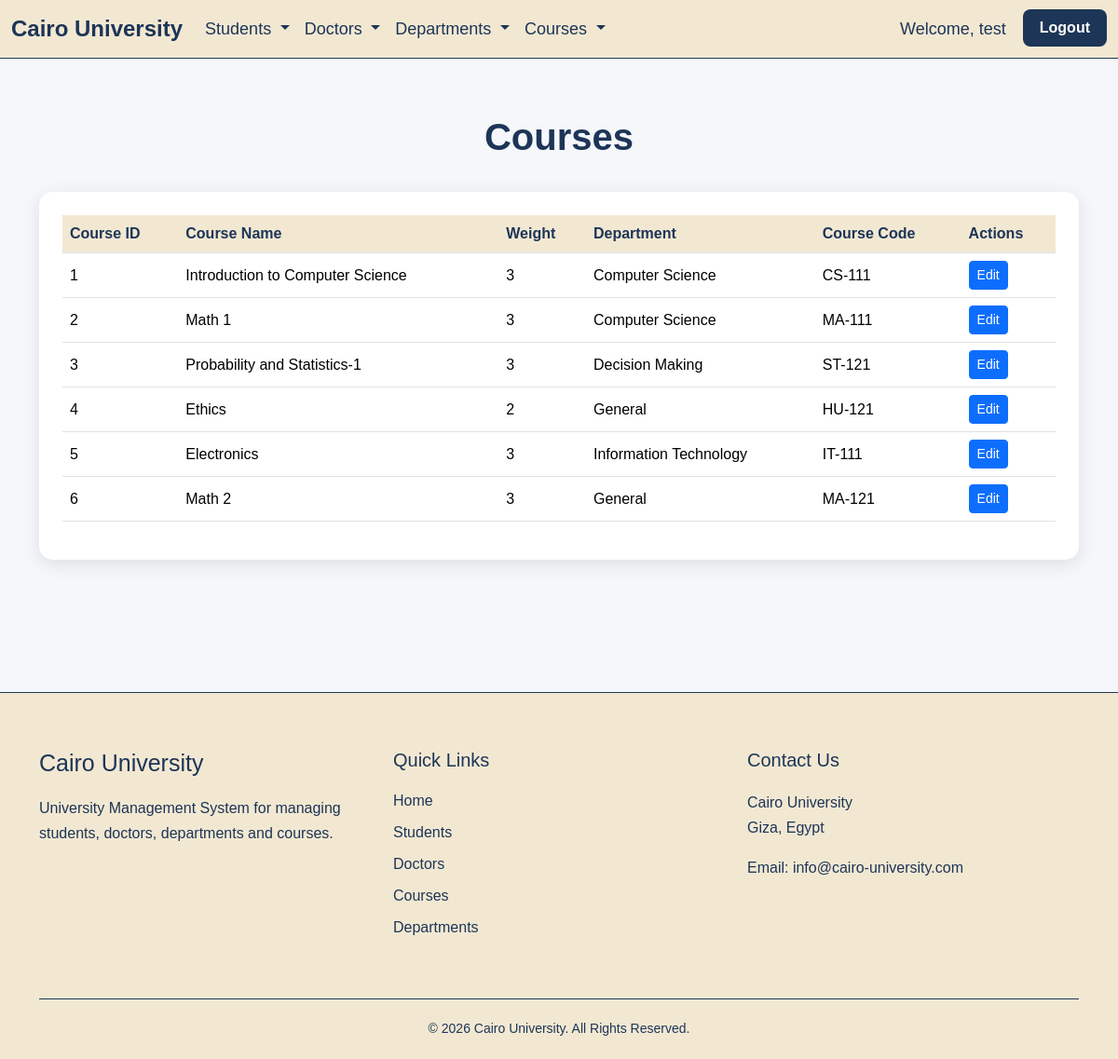
Page /pages/view-courses.php (signed in) on the committed database.
### tables this page shows
CREATE TABLE `courses` (
  `course_id` int(11) NOT NULL,
  `course_name` varchar(100) NOT NULL,
  `weight` int(11) DEFAULT NULL,
  `department_id` int(11) DEFAULT NULL,
  `course_code` varchar(7) DEFAULT NULL
);

CREATE TABLE `departments` (
  `department_id` int(11) NOT NULL,
  `department_name` varchar(100) NOT NULL,
  `department_code` varchar(7) DEFAULT NULL
);

### auth/auth.php (called while the page is built, shortened)
<?php
function isLoggedIn()
{
    return isset($_SESSION['user_id']);
}
function hasRole($role)
{
    return isset($_SESSION['role']) &&
           $_SESSION['role'] == $role;
}
function isAdminOrSubAdmin()
{
    return hasRole('admin') || hasRole('sub_admin');
}
?>

### pages/view-courses.php (the view, shortened to what this page needs)
<?php
include("../config/database.php");
$sql = "SELECT
            courses.course_id,
            courses.course_name,
            courses.weight,
            departments.department_name,
            courses.course_code
        FROM courses
        LEFT JOIN departments
            ON courses.department_id = departments.department_id";
$result = mysqli_query($connection, $sql);
?>
<!DOCTYPE html>
<html lang="en">
<head>
    <link
        href="https://cdn.jsdelivr.net/npm/bootstrap@5.3.8/dist/css/bootstrap.min.css"
        rel="stylesheet">
    <link rel="stylesheet" href="../css/style.css">
</head>
<body>
    <?php include('../includes/navbar.php'); ?>
    <section class="view-section">
        <div class="container">
            <h1 class="page-title">
                Courses
            </h1>
            <div class="table-container">
                <table class="table table-hover">
                    <thead>
                        <tr>
                            <th>Course ID</th>
                            <th>Course Name</th>
                            <th>Weight</th>
                            <th>Department</th>
                            <th>Course Code</th>
                            <th>Actions</th>
                        </tr>
                    </thead>
                    <tbody>
                        <?php
                        while ($course = mysqli_fetch_assoc($result)) {
                        ?>
                            <tr>
                                <td>
                                    <?php echo $course['course_id']; ?>
                                </td>
                                <td>
                                    <?php echo $course['course_name']; ?>
                                </td>
                                <td>
                                    <?php echo $course['weight']; ?>
                                </td>
                                <td>
                                    <?php echo $course['department_name']; ?>
                                </td>
                                <td>
                                    <?php echo $course['course_code'];?>
                                </td>
                                <td>
                                   <?php if (isAdminOrSubAdmin()) { ?>
                                        <a
                                            href="edit-courses.php?id=<?php echo $course['course_id']; ?>"
                                            class="btn btn-primary btn-sm">
                                            Edit
                                        </a>
                                    <?php } ?>
                                </td>
                            </tr>
                        <?php
                        }
                        ?>
                    </tbody>
                </table>
            </div>
        </div>
    </section>
<?php include("../includes/footer.php")?>
</body>
</html>

### includes/navbar.php (shortened to what this page needs)
<?php
include_once(
    $_SERVER['DOCUMENT_ROOT'] .
    "/Projects/cairo-university/auth/auth.php"
);
?>
<nav class="navbar navbar-expand-lg nav-bar">
    <div class="container-fluid">
        <a
            class="navbar-brand d-flex align-items-center"
            href="/Projects/cairo-university/">
            <span>
                Cairo University
            </span>
        </a>
        <div
            class="collapse navbar-collapse"
            id="navbarNavDropdown">
            <ul class="navbar-nav">
                <li class="nav-item dropdown">
                    <a
                        class="nav-link dropdown-toggle"
                        href="#"
                        role="button"
                        data-bs-toggle="dropdown">
                        Students
                    </a>
                </li>
                <li class="nav-item dropdown">
                    <a
                        class="nav-link dropdown-toggle"
                        href="#"
                        role="button"
                        data-bs-toggle="dropdown">
                        Doctors
                    </a>
                </li>
                <li class="nav-item dropdown">
                    <a
                        class="nav-link dropdown-toggle"
                        href="#"
                        role="button"
                        data-bs-toggle="dropdown">
                        Departments
                    </a>
                </li>
                <li class="nav-item dropdown">
                    <a
                        class="nav-link dropdown-toggle"
                        href="#"
                        role="button"
                        data-bs-toggle="dropdown">
                        Courses
                    </a>
                </li>
            </ul>
            <ul class="navbar-nav ms-auto">
                <?php if (isLoggedIn()) { ?>
                    <li class="nav-item">
                        <span class="nav-link">
                            Welcome,
                            <?php
                            echo htmlspecialchars(
                                $_SESSION['username']
                            );
                            ?>
                        </span>
                    </li>
                    <li class="nav-item">
                        <a
                            class="logout-btn"
                            href="/Projects/cairo-university/auth/logout.php">
                            Logout
                        </a>
                    </li>
                <?php } ?>
            </ul>
        </div>
    </div>
</nav>

### includes/footer.php (shortened to what this page needs)
<!DOCTYPE html>
<html lang="en">
<head>
</head>
<body>
    <footer class="footer">
    <div class="container">
        <div class="row">
            <div class="col-lg-4 mb-4">
                <h3>Cairo University</h3>
                <p>
                    University Management System for managing
                    students, doctors, departments and courses.
                </p>
            </div>
            <div class="col-lg-4 mb-4">
                <h4>Quick Links</h4>
                <ul class="footer-links">
                    <li>
                        <a href="/Projects/cairo-university/">
                            Home
                        </a>
                    </li>
                    <li>
                        <a href="/Projects/cairo-university/pages/view-students.php">
                            Students
                        </a>
                    </li>
                    <li>
                        <a href="/Projects/cairo-university/pages/view-doctors.php">
                            Doctors
                        </a>
                    </li>
                    <li>
                        <a href="/Projects/cairo-university/pages/view-courses.php">
                            Courses
                        </a>
                    </li>
                    <li>
                        <a href="/Projects/cairo-university/pages/view-departments.php">
                            Departments
                        </a>
                    </li>
                </ul>
            </div>
            <div class="col-lg-4 mb-4">
                <h4>Contact Us</h4>
                <p>
                    Cairo University<br>
                    Giza, Egypt
                </p>
                <p>
                    Email: info@cairo-university.com
                </p>
            </div>
        </div>
        <div class="footer-bottom">
            <p>
                © 2026 Cairo University. All Rights Reserved.
            </p>
        </div>
    </div>
</footer>
</body>
</html>

### css/style.css (style rules this page uses)
body { margin: 0; font-family: Arial, sans-serif; }
.nav-bar { background-color: #F2E8D2; margin: 0; border-bottom: 1px solid #1D3557; }
.navbar-brand { color: #1D3557; font-size: 24px; font-weight: 600; }
.nav-link { color: #1D3557; font-size: 18px; }
.footer { background-color: #F2E8D2; color: #1D3557; padding: 60px 0 20px; border-top: 1px solid #1D3557; }
.footer h3 { color: #1D3557; font-size: 25px; margin-bottom: 20px; }
.footer h4 { color: #1D3557; font-size: 20px; margin-bottom: 20px; }
.footer p { color: #1D3557; line-height: 1.7; }
.footer-links { list-style: none; padding: 0; margin: 0; }
.footer-links li { margin-bottom: 10px; }
.footer-links a { color: #1D3557; text-decoration: none; transition: 0.3s; }
.footer-bottom { border-top: 1px solid #1D3557; margin-top: 30px; padding-top: 20px; text-align: center; }
.footer-bottom p { margin: 0; font-size: 14px; }
.view-section { background-color: #f5f7fa; min-height: 85vh; padding: 60px 0; }
.page-title { color: #1D3557; text-align: center; font-size: 40px; font-weight: bold; margin-bottom: 35px; }
.table-container { background-color: white; padding: 25px; border-radius: 15px; box-shadow: 0 5px 20px rgba(0, 0, 0, 0.1); }
.table thead th { background-color: #F2E8D2; color: #1D3557; font-weight: bold; }
.table tbody td { vertical-align: middle; }
.logout-btn { display: inline-block; background-color: #1D3557; color: white !important; padding: 8px 18px; margin-left: 10px; border-radius: 8px; text-decoration: none; font-weight: bold; transition: 0.3s; }

### rows in the picture
courses: course_id "1", course_name "Introduction to Computer Science", weight "3", department.department_name "Computer Science", course_code "CS-111"
courses: course_id "2", course_name "Math 1", weight "3", department.department_name "Computer Science", course_code "MA-111"
courses: course_id "3", course_name "Probability and Statistics-1", weight "3", department.department_name "Decision Making", course_code "ST-121"
courses: course_id "4", course_name "Ethics", weight "2", department.department_name "General", course_code "HU-121"
courses: course_id "5", course_name "Electronics", weight "3", department.department_name "Information Technology", course_code "IT-111"
courses: course_id "6", course_name "Math 2", weight "3", department.department_name "General", course_code "MA-121"

### other values in the picture
$_SESSION['username'] "test"
